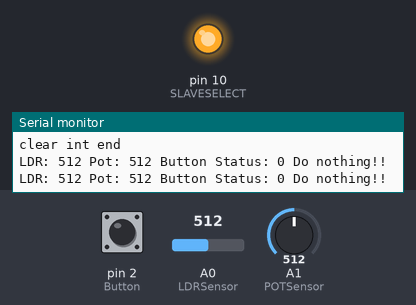
Bench run of a sketch on a simulated Arduino Uno, built with avr-gcc and run on an emulated ATmega328P. Shown: output pins drawn as LEDs (lit = HIGH), the last lines printed to the serial monitor. Dashed ring = blinking. The inputs (shaded band) are chosen by the test bench; at power-on: A1 (POTSensor) = 512, A0 (LDRSensor) = 512, pin 2 (Button) LOW. Pins used as bus, display or sensor lines are not drawn.

Above: at 1.4 s.
1.5 s: A1 (POTSensor) set to 582
3.3 s: A1 (POTSensor) set to 616
At 7.1 s:
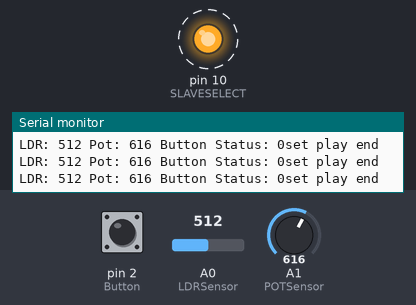
7.2 s: A1 (POTSensor) set to 590
At 8.2 s:
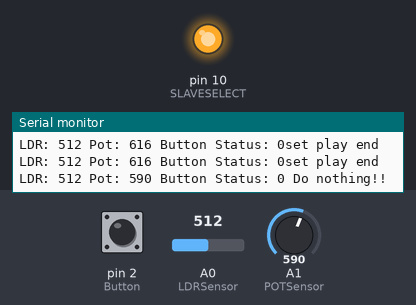
8.7 s: A0 (LDRSensor) set to 793
10.2 s: A0 (LDRSensor) set to 814
At 14.0 s:
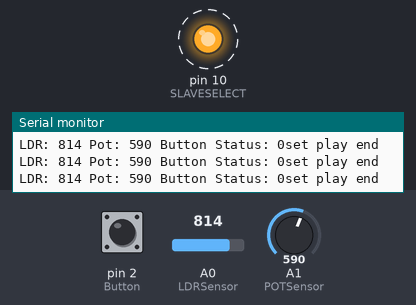
14.1 s: A0 (LDRSensor) set to 790
At 14.8 s:
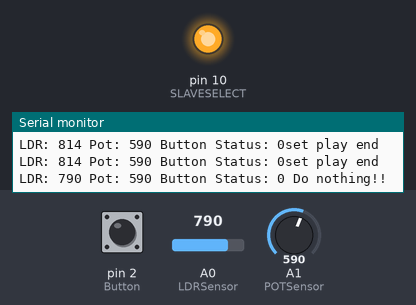
Timing chart, 0 to 16.6 s (numbered marks = the images above; inputs shaded):
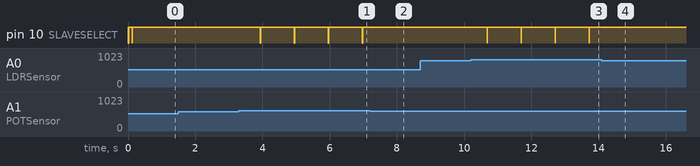

Measured:
- the behaviour switches between 600 and 601 on A1 (POTSensor) (found by bisection; images 0 and 1)
- the behaviour switches between 800 and 801 on A0 (LDRSensor) (found by bisection; images 2 and 3)
- after the input at 3.3 s, pin 10 (SLAVESELECT): alternates HIGH for 1.0 s and LOW for 0.01 s, starting after 0.64 s
- after the input at 7.2 s, pin 10 (SLAVESELECT): stays HIGH (without the input it goes to LOW after 0.78 s)
- after the input at 10.2 s, pin 10 (SLAVESELECT): alternates HIGH for 1.0 s and LOW for 0.01 s, starting after 0.48 s
- after the input at 14.1 s, pin 10 (SLAVESELECT): stops changing and stays HIGH

The sketch:

test_isd.ino
```cpp
//define pins
int Button =2;
int LDRSensor=A0;
int POTSensor=A1;


#define DATAOUT     11   //mosi
#define DATAIN  12   //miso
#define SPICLOCK    13   //sck
#define SLAVESELECT 10   //ss

//opcodes
#define PU      0x01
#define STOP    0x02
#define RESET  0x03
#define CLR_INT     0x04
#define RD_STATUS   0x05
#define RD_PLAY_PTR 0x06
#define PD      0x07
#define RD_REC_PTR  0x08
#define DEVID  0x09
#define PLAY    0x40
#define REC    0x41
#define REC_LED    0x51//record with LED on
#define ERASE  0x42
#define G_ERASE     0x43
#define RD_APC  0x44
#define WR_APC1     0x45
#define WR_APC2     0x65
#define WR_NVCFG    0x46
#define LD_NVCFG    0x47
#define FWD    0x48
#define CHK_MEM     0x49
#define EXTCLK  0x4A
#define SET_PLAY    0x80
#define SET_REC     0x81
#define SET_REC_LED    0x91//set record with LED on
#define SET_ERASE   0x82

#define WAIT_TIME 10//waiting time (ms) after SS=LOW at least 500ns
#define WAIT_TIME2 100

int start_adress = 0x00;//test address to record
int end_adress = 0x050;//20unit

void setup()
{
  Serial.begin(9600);

  pinMode(Button,INPUT);

  pinMode(DATAOUT, OUTPUT);
  pinMode(SPICLOCK, OUTPUT);
  pinMode(SLAVESELECT, OUTPUT);
  pinMode(DATAIN, INPUT);

  initialize();
}

void initialize()
{
  byte clr;

 digitalWrite(SLAVESELECT, HIGH); //disable device
 digitalWrite(SPICLOCK, HIGH); //SCLK
 digitalWrite(DATAOUT, LOW); //MOSI

 SPCR = B01111111; //data lsb, clock high when idle, samples on falling
 clr = SPSR;
 clr = SPDR;
 delay(10);

 //start serial
 Serial.println("Sketch is starting up");

 pu();
 clear_int();
}

void loop()
{
   char c=0;
   boolean f;
   boolean rec_fg = false;
   boolean play_fg = false;

   int Val1 = analogRead(LDRSensor);
   int Val2 = analogRead(POTSensor);
   int Val3 = digitalRead(Button);

   Serial.print("LDR: ");
   Serial.print(Val1);
   Serial.print(" Pot: ");
   Serial.print(Val2);
   Serial.print(" Button Status: ");
   Serial.print(Val3);

   if (Val1 > 800 )//1
   {
    c='3';
   }
   else if (Val2 > 600 )//2
   {
    c='2';
   }

   else if ( Val3==1)//3
   {
    c='1';
   }
   else //4
   {
    Serial.println(" Do nothing!!");
   }

   delay(100);

     switch(c)
     {
        case '1':
          set_play(0x00, 0x025);//Be careful
          play_fg = true;
          break;
        case '2':
          set_play(0x040, 0x060);//You are Out of your Path
          play_fg = true;
          break;
        case '3':
          set_play(0x025, 0x040);//Wet Surface
          play_fg = true;
          break;

     }
  delay(800);
}

void pu()//power up
{
 digitalWrite(SLAVESELECT, LOW);
 delay(WAIT_TIME);
 spi_transfer(PU); // power up
 spi_transfer(0x00); // data byte
 digitalWrite(SLAVESELECT, HIGH);
 delay(WAIT_TIME2);

 Serial.println("power up end");
}

void clear_int()// clear interupt
{
  digitalWrite(SLAVESELECT, LOW);
  delay(WAIT_TIME);
  spi_transfer(CLR_INT); // clear interupt and eom bit
  spi_transfer(0x00); // data byte
  digitalWrite(SLAVESELECT, HIGH);
  delay(WAIT_TIME2);
  Serial.println("clear int end");
}

void set_play(int starta, int enda)
{
 digitalWrite(SLAVESELECT, LOW);
 delay(WAIT_TIME);
 spi_transfer(SET_PLAY); // clear interupt and eom bit
 spi_transfer(0); // data byte

 spi_transfer(starta & 255); // data byte start
 spi_transfer(starta >> 8); // data byte last 3 bits
 spi_transfer(enda & 255); // data byte stop
 spi_transfer(enda >> 8); // data byte last 3 bits
 spi_transfer(0); // data byte blank
 digitalWrite(SLAVESELECT, HIGH);
 delay(WAIT_TIME2);

 Serial.println("set play end");
}


char spi_transfer(volatile char data)
{
  SPDR = data;           // Start the transmission
  while (!(SPSR & (1 << SPIF)))     // Wait for the end of the transmission
  {
  };
  return SPDR;           // return the received byte
}


uint16_t read_apc()
{
  uint16_t apc;
  uint8_t data[4] = {0xFF,0xFF,0xFF,0xFF};

  digitalWrite(SLAVESELECT, LOW);
  delay(WAIT_TIME);
  data[0] = spi_transfer(RD_APC); // read apc register
  data[1] = spi_transfer(0);
  data[2] = spi_transfer(0);
  data[3] = spi_transfer(0);
  digitalWrite(SLAVESELECT, HIGH);

  delay(WAIT_TIME2);

  apc = word(data[3], data[2]);

  Serial.println("read apc end");

  return apc;
}

uint16_t read_status(void)
{
  uint16_t sr1;
  uint8_t data[3] = {0xFF,0xFF,0xFF};

  digitalWrite(SLAVESELECT, LOW);
  delay(WAIT_TIME);
  data[0] = spi_transfer(RD_STATUS); // read status register
  data[1] = spi_transfer(0);
  data[2] = spi_transfer(0);
  digitalWrite(SLAVESELECT, HIGH);

  delay(WAIT_TIME2);

  sr1 = word(data[2], 0xFF);
  return sr1;
}
```
